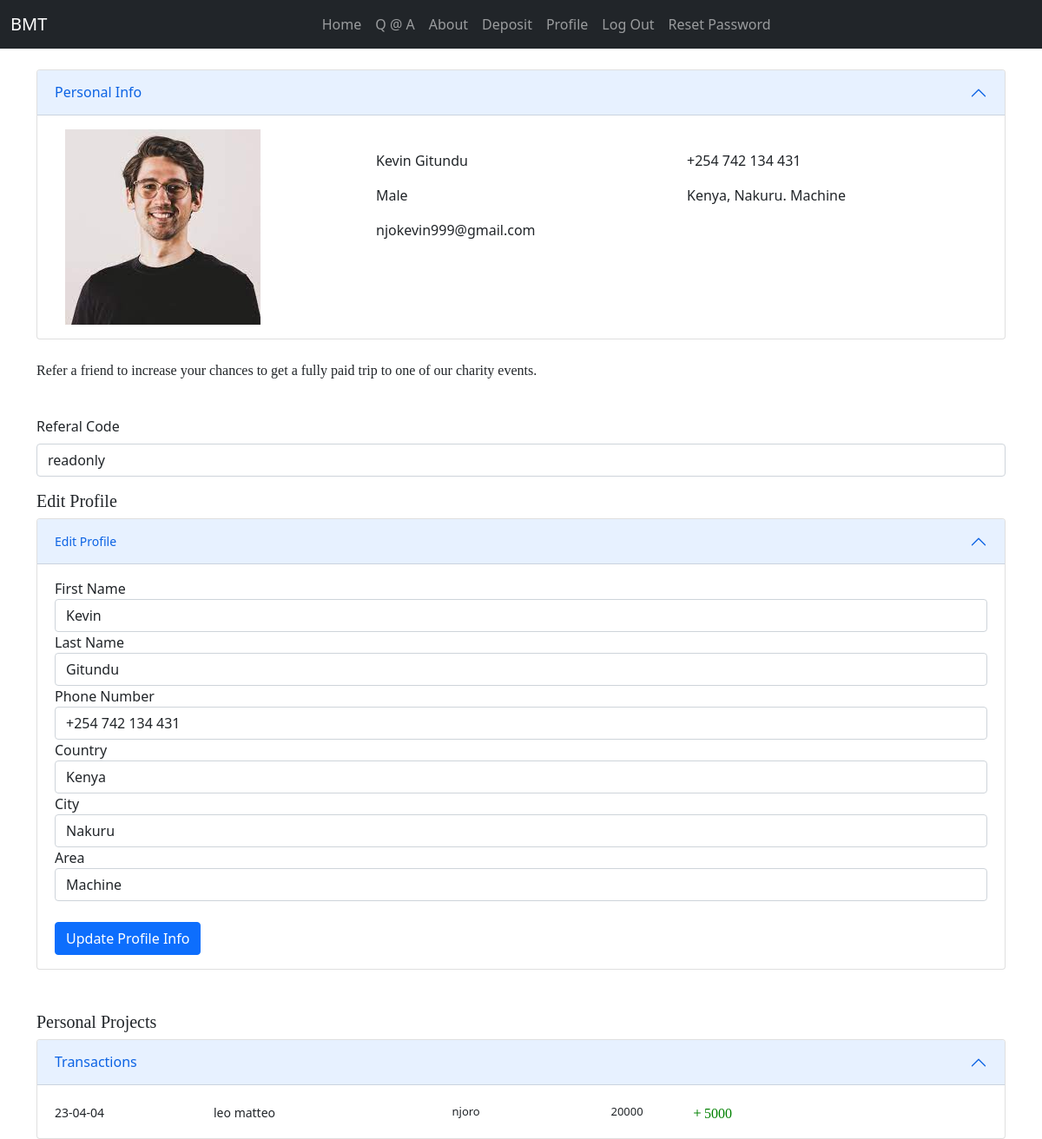
The page /profile/ (signed in) on the database its author committed.
### Users/models.py (models this page shows, shortened)
class MyUser(AbstractBaseUser):
    email = models.EmailField(
        verbose_name='email address',
        max_length=255,
        unique=True,
    )
    is_active = models.BooleanField(default=True)
    is_admin = models.BooleanField(default=False)
    objects = MyUserManager()
    USERNAME_FIELD = 'email'
    def __str__(self):
        return self.email

class Profile(models.Model):
    first_name = models.CharField(max_length=50)
    last_name = models.CharField(max_length=50)
    phone = models.CharField(max_length=50)
    user = models.OneToOneField(MyUser, on_delete=models.CASCADE)
    country=models.CharField(max_length=100)
    city=models.CharField(max_length=100)
    area=models.CharField(max_length=100)
    def __str__(self):
        return f"{self.user}"

class Project(models.Model):
    user = models.ForeignKey(MyUser, on_delete=models.CASCADE)
    title=models.CharField(max_length=30)
    first_name=models.CharField(max_length=100)
    last_name=models.CharField(max_length=100)
    surname=models.CharField(max_length=100,blank=True)
    target_relationship=models.CharField(max_length=100,blank=True)
    target_country=models.CharField(max_length=100,blank=True)
    target_city=models.CharField(max_length=100,blank=True)
    target_area=models.CharField(max_length=100,blank=True)
    problem=models.TextField(max_length=500,blank=True)
    solution=models.TextField(max_length=300,blank=True)
    target_amount=models.PositiveIntegerField(default=0)
    achieved_amount=models.PositiveIntegerField(default=0)
    date=models.DateTimeField(auto_now=True)
    expiry=models.CharField(max_length=100)
    status=models.CharField(max_length=10)
    def __str__(self):
        return f"{self.user}"

### Users/views.py (the view, shortened to what this page needs)
# urls.py: path('profile/',Profiles.as_view(),name='profile'),
class Profiles(ListView):
    model=Profile
    template_name = 'Users/profile.html'
    def get_context_data(self, *, object_list=None, **kwargs):
        context = super(Profiles, self).get_context_data(**kwargs)
        user = self.request.user
        print(type(user))
        context['projects'] = Project.objects.filter(user=user)
        print(context)
        return context

### Users/templates/Users/profile.html (shortened to what this page needs)
{% extends 'Users/base.html' %}
{% load crispy_forms_tags %}
{% block content %}
<br>
<div class="accordion container" id="accordionExample">
  <div class="accordion-item">
    <h2 class="accordion-header" id="headingOne">
      <button class="accordion-button" type="button" data-bs-toggle="collapse" data-bs-target="#collapseOne" aria-expanded="true" aria-controls="collapseOne">
        Personal Info
      </button>
    </h2>
    <div id="collapseOne" class="accordion-collapse collapse show" aria-labelledby="headingOne" data-bs-parent="#accordionExample">
      <div class="accordion-body">
        <div class="container">
          <div class="row">
            <div class="col-md-4">
              <img class="img-fluid h-70" alt="image">
            </div>
            <div class="col-md-4">
                <br>
              <p>{{ user.profile.first_name }} {{ user.profile.last_name }}</p>
              <p>Male</p>
              <p>{{ user.email }}</p>
            </div>
            <div class="col-md-4">
              <br>
              <p>{{ user.profile.phone }}</p>
              <p>{{ user.profile.country }}, {{ user.profile.city }}. {{ user.profile.area }}</p>
            </div>
          </div>
        </div>
      </div>
    </div>
  </div>
  </div>
</div>
        <div class="container">
            <br>
            <p style="font-family:'Brush Script MT', cursive;">Refer a friend to increase your chances to get a fully paid trip to one of our charity events.</p>
            <br>
            <div class="mb-3">
                  <label for="exampleFormControlInput1" class="form-label">Referal Code</label>
                  <input type="email" class="form-control" id="exampleFormControlInput1" value={{ user.profile.referal }} readonly>
            </div>
             <h5 style="font-family:simplifica;">Edit Profile</h5>
  <div class="accordion" id="changePhoneNumberAccordion">
    <div class="accordion-item">
      <h2 class="accordion-header" id="changePhoneNumberHeader">
        <button class="accordion-button" type="button" data-bs-toggle="collapse" data-bs-target="#changePhoneNumberCollapse" aria-expanded="true" aria-controls="changePhoneNumberCollapse">
          <small>Edit Profile</small>
        </button>
      </h2>
      <div id="changePhoneNumberCollapse" class="accordion-collapse collapse show" aria-labelledby="changePhoneNumberHeader" data-bs-parent="#changePhoneNumberAccordion">
        <div class="accordion-body">
          <form method="post">
            <div class="form-group">
              <label for="first-name">First Name</label>
              <input  name="first-name" class="form-control" value="{{ user.profile.first_name }}">
            </div>
            <div class="form-group">
              <label for="last-name">Last Name</label>
              <input  name="last-name" class="form-control" value="{{ user.profile.last_name }}" >
            </div>
            <div class="form-group">
              <label for="phone_number">Phone Number</label>
              <input type="tel" name="phone_number" class="form-control" value="{{ user.profile.phone }}" required>
            </div>
            <div class="form-group">
              <label for="country">Country</label>
              <input  name="country" class="form-control" value="{{ user.profile.country }}">
            </div>
              <div class="form-group">
              <label for="city">City</label>
              <input  name="city" class="form-control" value="{{ user.profile.city }}" >
            </div>
              <div class="form-group">
              <label for="area">Area</label>
              <input  name="area" class="form-control" value={{ user.profile.area }}>
            </div>
              <br>
            <button type="submit" class="btn btn-primary">Update Profile Info</button>
          </form>
        </div>
      </div>
    </div>
  </div>
            <br>
            <br>
            <h5 style="font-family:simplifica;">Personal Projects</h5>
<div class="accordion" id="transactionsAccordion2" data-display-toggle="False" data-bs-parent="#transactionsAccordion2">
  <div class="accordion-item">
    <h2 class="accordion-header" id="headingTwo">
      <button class="accordion-button" type="button" data-bs-toggle="collapse" data-bs-target="#collapseTwo" aria-expanded="true" aria-controls="collapseTwo">
        Transactions
      </button>
    </h2>
    <div id="collapseTwo" class="accordion-collapse collapse show" aria-labelledby="headingTwo" data-bs-parent="#transactionsAccordion2">
      <div class="accordion-body">
        {% for transaction in projects %}
          <div class="row" style="padding-top:5px;">
            <div class="col-sm-2" style="font-size:14px;">{{ transaction.date|date:"y-m-d"}} </div>
            <div class="col-sm-3" style="font-size:14px;">{{ transaction.first_name }} {{ transaction.last_name }}</div>
            <div class="col-sm-2" style="font-size:13px;"> {{ transaction.target_area }}</div>
            <div class="col-sm-1" style="font-size:13px;"> {{ transaction.target_amount }}</div>
            <div class="col-sm-1"  style="color:green;font-family:verdana;"><i class="bi bi-plus"></i>{{ transaction.achieved_amount }}</div>
          </div>
        {% endfor %}
      </div>
    </div>
  </div>
</div>
        </div>
{% endblock %}

### Users/static/Users/styles.css (style rules this page uses)
body { margin-top: 0px !important; }

### Users/static/Users/docs.css (style rules this page uses)
@media (min-width: 768px) { :root { scroll-padding-top:4rem } }

### rows shown on the page
MyUser: profile.first_name "Kevin", profile.last_name "Gitundu", email "njokevin999@gmail.com", profile.phone "+254 742 134 431", profile.country "Kenya", profile.city "Nakuru", profile.area "Machine", first-name "Kevin", last-name "Gitundu", phone_number "+254 742 134 431", country "Kenya", city "Nakuru", area "Machine"
